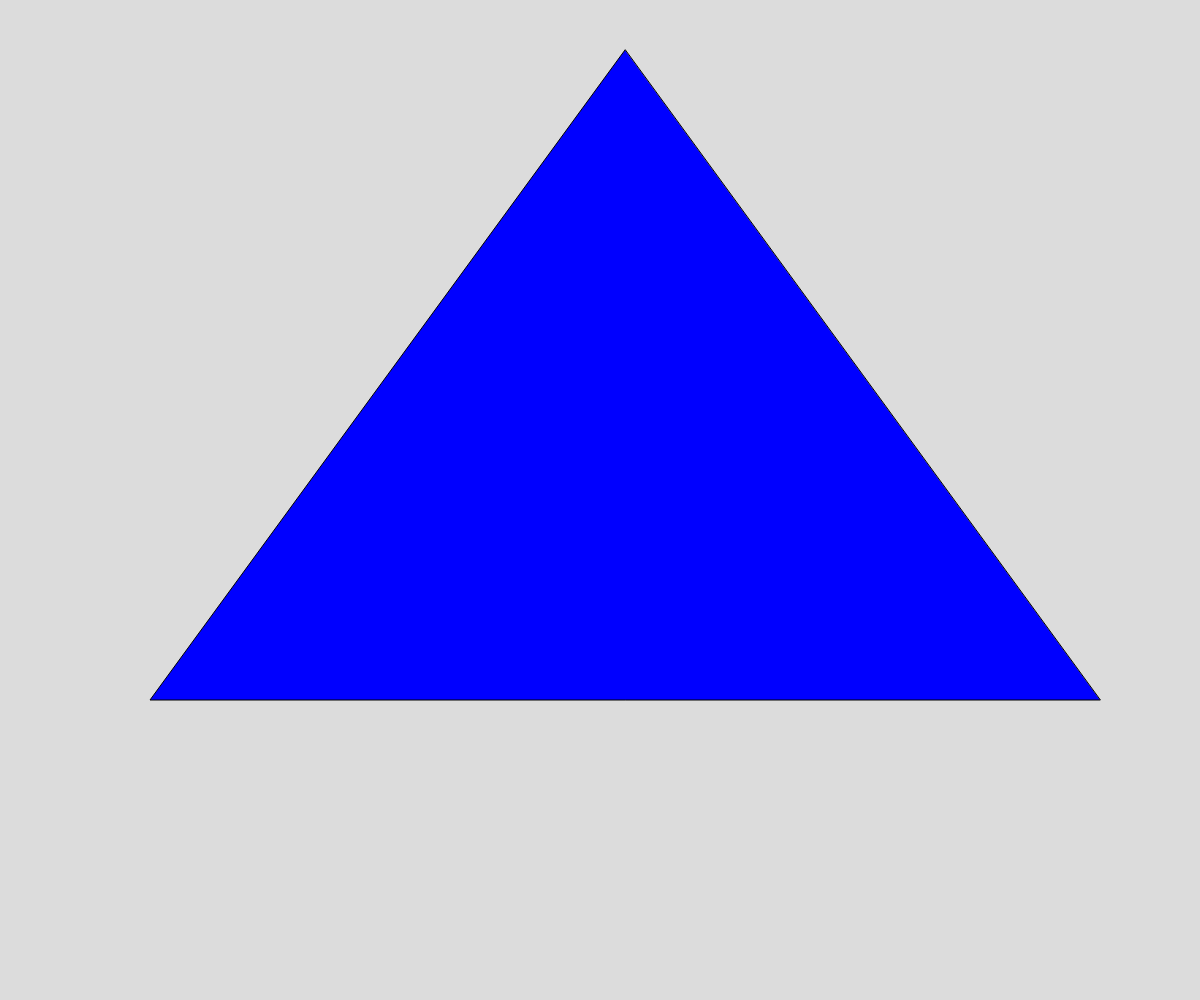
Frame 1 (no input)
Frame 60 (no input): identical to frame 1, image omitted
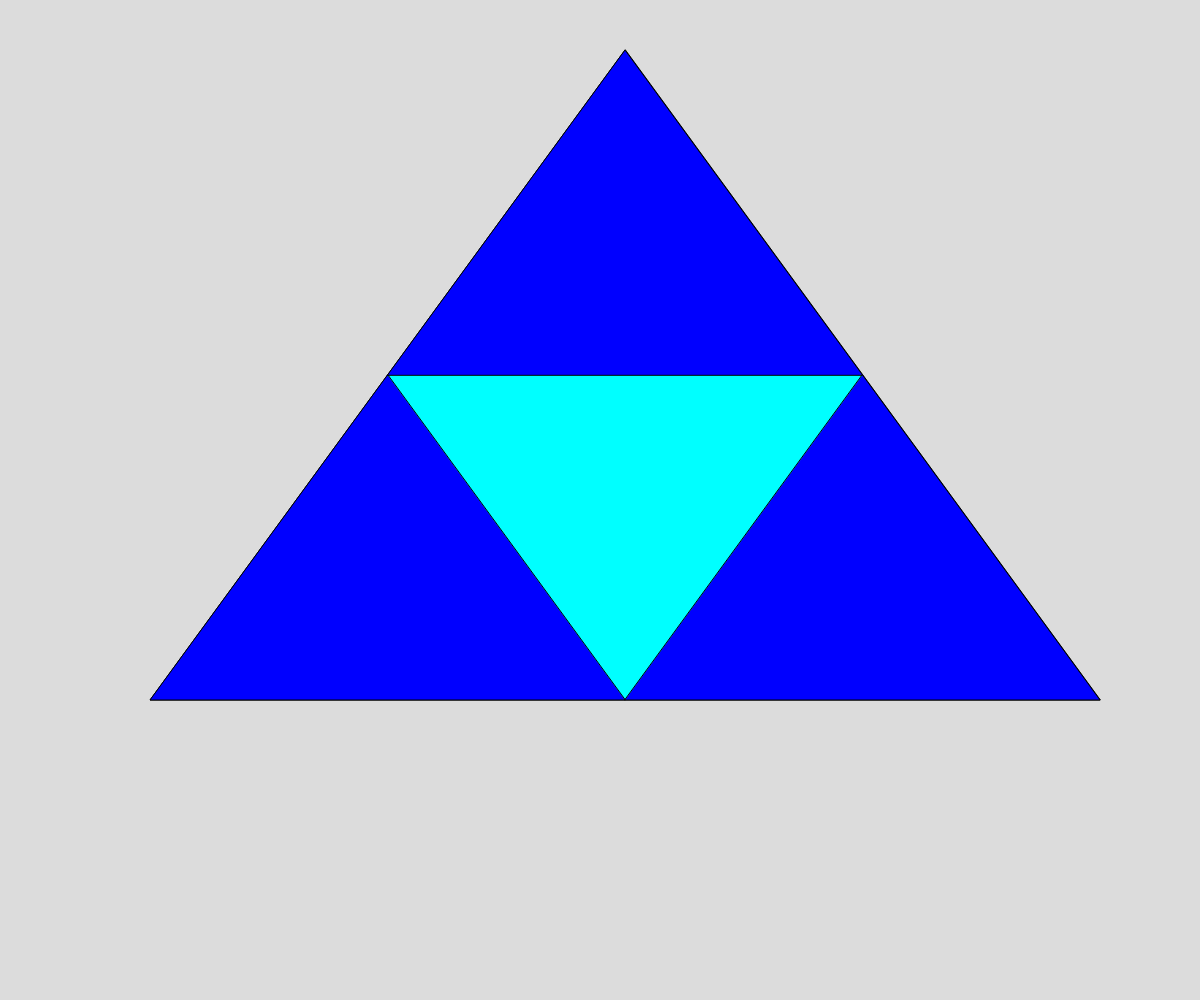
Frame 120 (the mouse pressed at the canvas centre since frame 60)

The p5.js sketch that drew these frames (run headless with seeded random() and noise() and a simulated clock; from frame 60 on, the mouse is pressed at the canvas centre):

// p5.js sketch
// ── sketch.js
//sierpinski triangle demo
//visual for recursion


let initialTriangle = [
  {x: 625, y: 50},
  {x: 150, y: 700},
  {x: 1100, y: 700}
];

let theDepth = 0;
let theColors = ["blue", "cyan", "green", "purple", "red", "yelllow", "orange","brown", "gray"];

function setup() {
  createCanvas(windowWidth, windowHeight);
  background(220);
  sierpinski(initialTriangle, theDepth);
}

function draw() {
}

function mousePressed() {
  if (theDepth < 8) {
    theDepth ++;
    background(220);
    sierpinski(initialTriangle, theDepth);
  }
}

function sierpinski(points, depth) {
  fill(theColors[depth]);
  triangle(points[0].x, points[0].y,
          points[1].x, points[1].y,
          points[2].x, points[2].y,

  );

  //escape clause
  if (depth > 0) {
  //pattern - draw the 3 new triangles
  //bottom left
  sierpinski([midpoint(points[0], points[1]),
            points[1], 
            midpoint(points[1], points[2])],
          depth - 1);

  //top
  sierpinski([midpoint(points[0], points[1]),
            points[0], 
            midpoint(points[0], points[2])],
          depth - 1);

  //bottom right
  sierpinski([midpoint(points[1], points[2]),
            points[2], 
            midpoint(points[0], points[2])],
          depth - 1);

  }

  
}

function midpoint(point1, point2) {
  let midX = (point1.x + point2.x) / 2;
  let midY = (point1.y + point2.y) / 2;
  return {x: midX, y: midY};
}
